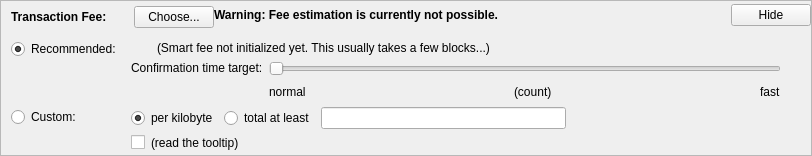
    <widget class="QFrame" name="frameFee">
     <property name="sizePolicy">
      <sizepolicy hsizetype="Expanding" vsizetype="Expanding">
       <horstretch>0</horstretch>
       <verstretch>0</verstretch>
      </sizepolicy>
     </property>
     <property name="maximumSize">
      <size>
       <width>16777215</width>
       <height>16777215</height>
      </size>
     </property>
     <property name="frameShape">
      <enum>QFrame::StyledPanel</enum>
     </property>
     <property name="frameShadow">
      <enum>QFrame::Sunken</enum>
     </property>
     <layout class="QVBoxLayout" name="verticalLayoutFee1">
      <property name="spacing">
       <number>0</number>
      </property>
      <property name="leftMargin">
       <number>0</number>
      </property>
      <property name="topMargin">
       <number>0</number>
      </property>
      <property name="rightMargin">
       <number>0</number>
      </property>
      <property name="bottomMargin">
       <number>0</number>
      </property>
      <item>
       <layout class="QVBoxLayout" name="verticalLayoutFee2" stretch="0,0,0">
        <property name="spacing">
         <number>0</number>
        </property>
        <property name="leftMargin">
         <number>10</number>
        </property>
        <property name="topMargin">
         <number>0</number>
        </property>
        <item>
         <layout class="QHBoxLayout" name="horizontalLayoutFee1">
          <property name="bottomMargin">
           <number>0</number>
          </property>
          <item>
           <layout class="QVBoxLayout" name="verticalLayoutFee7">
            <property name="spacing">
             <number>0</number>
            </property>
            <item>
             <spacer name="verticalSpacerSmartFee">
              <property name="orientation">
               <enum>Qt::Vertical</enum>
              </property>
              <property name="sizeType">
               <enum>QSizePolicy::Fixed</enum>
              </property>
              <property name="sizeHint" stdset="0">
               <size>
                <width>1</width>
                <height>5</height>
               </size>
              </property>
             </spacer>
            </item>
            <item>
             <layout class="QHBoxLayout" name="horizontalLayoutSmartFee">
              <property name="spacing">
               <number>10</number>
              </property>
              <item>
               <widget class="QLabel" name="labelFeeHeadline">
                <property name="sizePolicy">
                 <sizepolicy hsizetype="Preferred" vsizetype="Maximum">
                  <horstretch>0</horstretch>
                  <verstretch>0</verstretch>
                 </sizepolicy>
                </property>
                <property name="font">
                 <font>
                  <weight>75</weight>
                  <bold>true</bold>
                 </font>
                </property>
                <property name="styleSheet">
                 <string notr="true">font-weight:bold;</string>
                </property>
                <property name="text">
                 <string>Transaction Fee:</string>
                </property>
               </widget>
              </item>
              <item>
               <widget class="QLabel" name="labelFeeMinimized">
                <property name="text">
                 <string/>
                </property>
               </widget>
              </item>
              <item>
               <widget class="QPushButton" name="buttonChooseFee">
                <property name="text">
                 <string>Choose...</string>
                </property>
               </widget>
              </item>
             </layout>
            </item>
            <item>
             <spacer name="verticalSpacer_5">
              <property name="orientation">
               <enum>Qt::Vertical</enum>
              </property>
              <property name="sizeHint" stdset="0">
               <size>
                <width>1</width>
                <height>1</height>
               </size>
              </property>
             </spacer>
            </item>
           </layout>
          </item>
          <item>
           <widget class="QLabel" name="fallbackFeeWarningLabel">
            <property name="font">
             <font>
              <weight>75</weight>
              <bold>true</bold>
             </font>
            </property>
            <property name="toolTip">
             <string>Using the fallbackfee can result in sending a transaction that will take several hours or days (or never) to confirm. Consider choosing your fee manually or wait until your have validated the complete chain.</string>
            </property>
            <property name="text">
             <string>Warning: Fee estimation is currently not possible.</string>
            </property>
            <property name="wordWrap">
             <bool>false</bool>
            </property>
           </widget>
          </item>
          <item>
           <spacer name="horizontalSpacer_4">
            <property name="orientation">
             <enum>Qt::Horizontal</enum>
            </property>
            <property name="sizeType">
             <enum>QSizePolicy::MinimumExpanding</enum>
            </property>
            <property name="sizeHint" stdset="0">
             <size>
              <width>40</width>
              <height>20</height>
             </size>
            </property>
           </spacer>
          </item>
          <item>
           <widget class="QPushButton" name="buttonMinimizeFee">
            <property name="toolTip">
             <string>collapse fee-settings</string>
            </property>
            <property name="text">
             <string>Hide</string>
            </property>
           </widget>
          </item>
         </layout>
        </item>
        <item>
         <widget class="QFrame" name="frameFeeSelection">
          <layout class="QVBoxLayout" name="verticalLayoutFee12">
           <property name="spacing">
            <number>0</number>
           </property>
           <property name="leftMargin">
            <number>0</number>
           </property>
           <property name="topMargin">
            <number>0</number>
           </property>
           <property name="rightMargin">
            <number>0</number>
           </property>
           <property name="bottomMargin">
            <number>0</number>
           </property>
           <item>
            <layout class="QGridLayout" name="gridLayoutFee">
             <property name="topMargin">
              <number>10</number>
             </property>
             <property name="bottomMargin">
              <number>4</number>
             </property>
             <property name="horizontalSpacing">
              <number>10</number>
             </property>
             <property name="verticalSpacing">
              <number>4</number>
             </property>
             <item row="1" column="1">
              <layout class="QVBoxLayout" name="verticalLayoutFee8">
               <property name="spacing">
                <number>6</number>
               </property>
               <item>
                <layout class="QHBoxLayout" name="horizontalLayoutFee13">
                 <item>
                  <widget class="QRadioButton" name="radioCustomPerKilobyte">
                   <property name="toolTip">
                    <string>If the custom fee is set to 1000 satoshis and the transaction is only 250 bytes, then &quot;per kilobyte&quot; only pays 250 satoshis in fee, while &quot;total at least&quot; pays 1000 satoshis. For transactions bigger than a kilobyte both pay by kilobyte.</string>
                   </property>
                   <property name="text">
                    <string>per kilobyte</string>
                   </property>
                   <property name="checked">
                    <bool>true</bool>
                   </property>
                   <attribute name="buttonGroup">
                    <string notr="true">groupCustomFee</string>
                   </attribute>
                  </widget>
                 </item>
                 <item>
                  <widget class="QRadioButton" name="radioCustomAtLeast">
                   <property name="toolTip">
                    <string>If the custom fee is set to 1000 satoshis and the transaction is only 250 bytes, then &quot;per kilobyte&quot; only pays 250 satoshis in fee, while &quot;total at least&quot; pays 1000 satoshis. For transactions bigger than a kilobyte both pay by kilobyte.</string>
                   </property>
                   <property name="text">
                    <string>total at least</string>
                   </property>
                   <attribute name="buttonGroup">
                    <string notr="true">groupCustomFee</string>
                   </attribute>
                  </widget>
                 </item>
                 <item>
                  <widget class="BitcoinAmountField" name="customFee"/>
                 </item>
                 <item>
                  <spacer name="horizontalSpacer_6">
                   <property name="orientation">
                    <enum>Qt::Horizontal</enum>
                   </property>
                   <property name="sizeHint" stdset="0">
                    <size>
                     <width>1</width>
                     <height>1</height>
                    </size>
                   </property>
                  </spacer>
                 </item>
                </layout>
               </item>
               <item>
                <layout class="QHBoxLayout" name="horizontalLayoutFee8">
                 <item>
                  <widget class="QCheckBox" name="checkBoxMinimumFee">
                   <property name="toolTip">
                    <string>Paying only the minimum fee is just fine as long as there is less transaction volume than space in the blocks. But be aware that this can end up in a never confirming transaction once there is more demand for Kiirocoin transactions than the network can process.</string>
                   </property>
                   <property name="text">
                    <string/>
                   </property>
                  </widget>
                 </item>
                 <item>
                  <widget class="QLabel" name="labelMinFeeWarning">
                   <property name="enabled">
                    <bool>true</bool>
                   </property>
                   <property name="toolTip">
                    <string>Paying only the minimum fee is just fine as long as there is less transaction volume than space in the blocks. But be aware that this can end up in a never confirming transaction once there is more demand for Kiirocoin transactions than the network can process.</string>
                   </property>
                   <property name="text">
                    <string>(read the tooltip)</string>
                   </property>
                   <property name="margin">
                    <number>5</number>
                   </property>
                  </widget>
                 </item>
                 <item>
                  <spacer name="horizontalSpacer_2">
                   <property name="orientation">
                    <enum>Qt::Horizontal</enum>
                   </property>
                   <property name="sizeHint" stdset="0">
                    <size>
                     <width>1</width>
                     <height>1</height>
                    </size>
                   </property>
                  </spacer>
                 </item>
                </layout>
               </item>
              </layout>
             </item>
             <item row="0" column="0">
              <layout class="QVBoxLayout" name="verticalLayoutFee4" stretch="0,1">
               <item>
                <widget class="QRadioButton" name="radioSmartFee">
                 <property name="text">
                  <string>Recommended:</string>
                 </property>
                 <property name="checked">
                  <bool>true</bool>
                 </property>
                 <attribute name="buttonGroup">
                  <string notr="true">groupFee</string>
                 </attribute>
                </widget>
               </item>
               <item>
                <spacer name="verticalSpacer_2">
                 <property name="orientation">
                  <enum>Qt::Vertical</enum>
                 </property>
                 <property name="sizeHint" stdset="0">
                  <size>
                   <width>1</width>
                   <height>1</height>
                  </size>
                 </property>
                </spacer>
               </item>
              </layout>
             </item>
             <item row="1" column="0">
              <layout class="QVBoxLayout" name="verticalLayoutFee9" stretch="0,1">
               <item>
                <widget class="QRadioButton" name="radioCustomFee">
                 <property name="text">
                  <string>Custom:</string>
                 </property>
                 <attribute name="buttonGroup">
                  <string notr="true">groupFee</string>
                 </attribute>
                </widget>
               </item>
               <item>
                <spacer name="verticalSpacer_6">
                 <property name="orientation">
                  <enum>Qt::Vertical</enum>
                 </property>
                 <property name="sizeHint" stdset="0">
                  <size>
                   <width>1</width>
                   <height>1</height>
                  </size>
                 </property>
                </spacer>
               </item>
              </layout>
             </item>
             <item row="0" column="1">
              <layout class="QVBoxLayout" name="verticalLayoutFee3" stretch="0,0,1">
               <property name="spacing">
                <number>6</number>
               </property>
               <property name="topMargin">
                <number>2</number>
               </property>
               <item>
                <layout class="QHBoxLayout" name="horizontalLayoutFee12">
                 <item>
                  <widget class="QLabel" name="labelSmartFee">
                   <property name="text">
                    <string/>
                   </property>
                   <property name="margin">
                    <number>2</number>
                   </property>
                  </widget>
                 </item>
                 <item>
                  <widget class="QLabel" name="labelFeeEstimation">
                   <property name="text">
                    <string/>
                   </property>
                  </widget>
                 </item>
                 <item>
                  <widget class="QLabel" name="labelSmartFee2">
                   <property name="text">
                    <string>(Smart fee not initialized yet. This usually takes a few blocks...)</string>
                   </property>
                   <property name="margin">
                    <number>2</number>
                   </property>
                  </widget>
                 </item>
                 <item>
                  <spacer name="horizontalSpacer_5">
                   <property name="orientation">
                    <enum>Qt::Horizontal</enum>
                   </property>
                   <property name="sizeHint" stdset="0">
                    <size>
                     <width>1</width>
                     <height>1</height>
                    </size>
                   </property>
                  </spacer>
                 </item>
                </layout>
               </item>
               <item>
                <layout class="QHBoxLayout" name="horizontalLayoutFee9">
                 <item>
                  <layout class="QVBoxLayout" name="verticalLayoutFee6">
                   <item>
                    <widget class="QLabel" name="labelSmartFee3">
                     <property name="text">
                      <string>Confirmation time target:</string>
                     </property>
                     <property name="margin">
                      <number>2</number>
                     </property>
                    </widget>
                   </item>
                   <item>
                    <spacer name="verticalSpacer_3">
                     <property name="orientation">
                      <enum>Qt::Vertical</enum>
                     </property>
                     <property name="sizeHint" stdset="0">
                      <size>
                       <width>1</width>
                       <height>1</height>
                      </size>
                     </property>
                    </spacer>
                   </item>
                  </layout>
                 </item>
                 <item>
                  <layout class="QVBoxLayout" name="verticalLayoutFee5">
                   <property name="rightMargin">
                    <number>30</number>
                   </property>
                   <item>
                    <widget class="QSlider" name="sliderSmartFee">
                     <property name="minimum">
                      <number>0</number>
                     </property>
                     <property name="maximum">
                      <number>23</number>
                     </property>
                     <property name="pageStep">
                      <number>1</number>
                     </property>
                     <property name="value">
                      <number>0</number>
                     </property>
                     <property name="orientation">
                      <enum>Qt::Horizontal</enum>
                     </property>
                     <property name="invertedAppearance">
                      <bool>false</bool>
                     </property>
                     <property name="invertedControls">
                      <bool>false</bool>
                     </property>
                     <property name="tickPosition">
                      <enum>QSlider::NoTicks</enum>
                     </property>
                    </widget>
                   </item>
                   <item>
                    <layout class="QHBoxLayout" name="horizontalLayoutFee10">
                     <item>
                      <widget class="QLabel" name="labelSmartFeeNormal">
                       <property name="text">
                        <string>normal</string>
                       </property>
                      </widget>
                     </item>
                     <item>
                      <spacer name="horizontalSpacer_7">
                       <property name="orientation">
                        <enum>Qt::Horizontal</enum>
                       </property>
                       <property name="sizeHint" stdset="0">
                        <size>
                         <width>40</width>
                         <height>20</height>
                        </size>
                       </property>
                      </spacer>
                     </item>
                     <item>
                      <widget class="QLabel" name="confirmationTargetLabel">
                       <property name="text">
                        <string notr="true">(count)</string>
                       </property>
                      </widget>
                     </item>
                     <item>
                      <spacer name="horizontalSpacer_3">
                       <property name="orientation">
                        <enum>Qt::Horizontal</enum>
                       </property>
                       <property name="sizeHint" stdset="0">
                        <size>
                         <width>40</width>
                         <height>20</height>
                        </size>
                       </property>
                      </spacer>
                     </item>
                     <item>
                      <widget class="QLabel" name="labelSmartFeeFast">
                       <property name="text">
                        <string>fast</string>
                       </property>
                      </widget>
                     </item>
                    </layout>
                   </item>
                  </layout>
                 </item>
                </layout>
               </item>
               <item>
                <spacer name="verticalSpacer_4">
                 <property name="orientation">
                  <enum>Qt::Vertical</enum>
                 </property>
                 <property name="sizeHint" stdset="0">
                  <size>
                   <width>1</width>
                   <height>1</height>
                  </size>
                 </property>
                </spacer>
               </item>
              </layout>
             </item>
            </layout>
           </item>
          </layout>
         </widget>
        </item>
        <item>
         <spacer name="verticalSpacerFee">
          <property name="orientation">
           <enum>Qt::Vertical</enum>
          </property>
          <property name="sizeHint" stdset="0">
           <size>
            <width>800</width>
            <height>1</height>
           </size>
          </property>
         </spacer>
        </item>
       </layout>
      </item>
     </layout>
    </widget>
